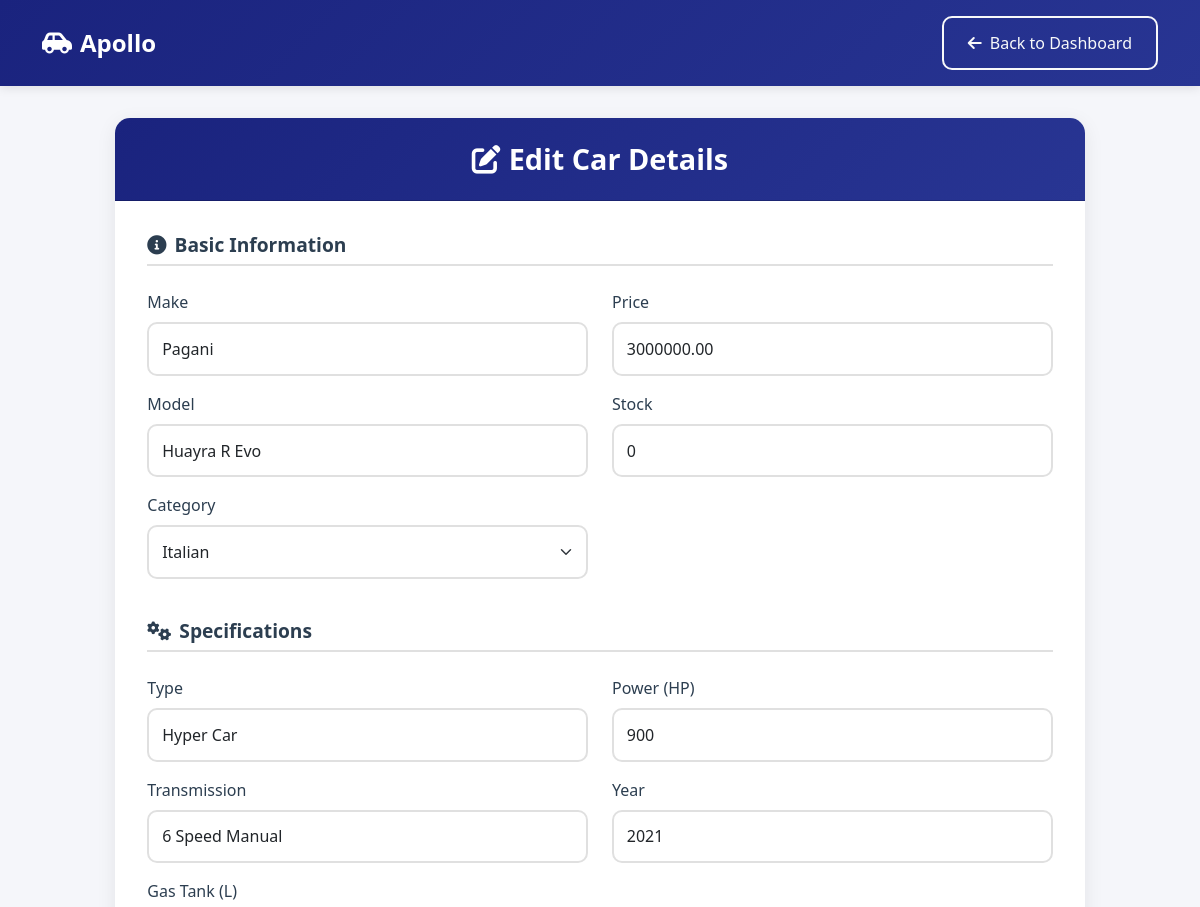
The page /edit-car/7/ (upper part) on the database as committed earlier.
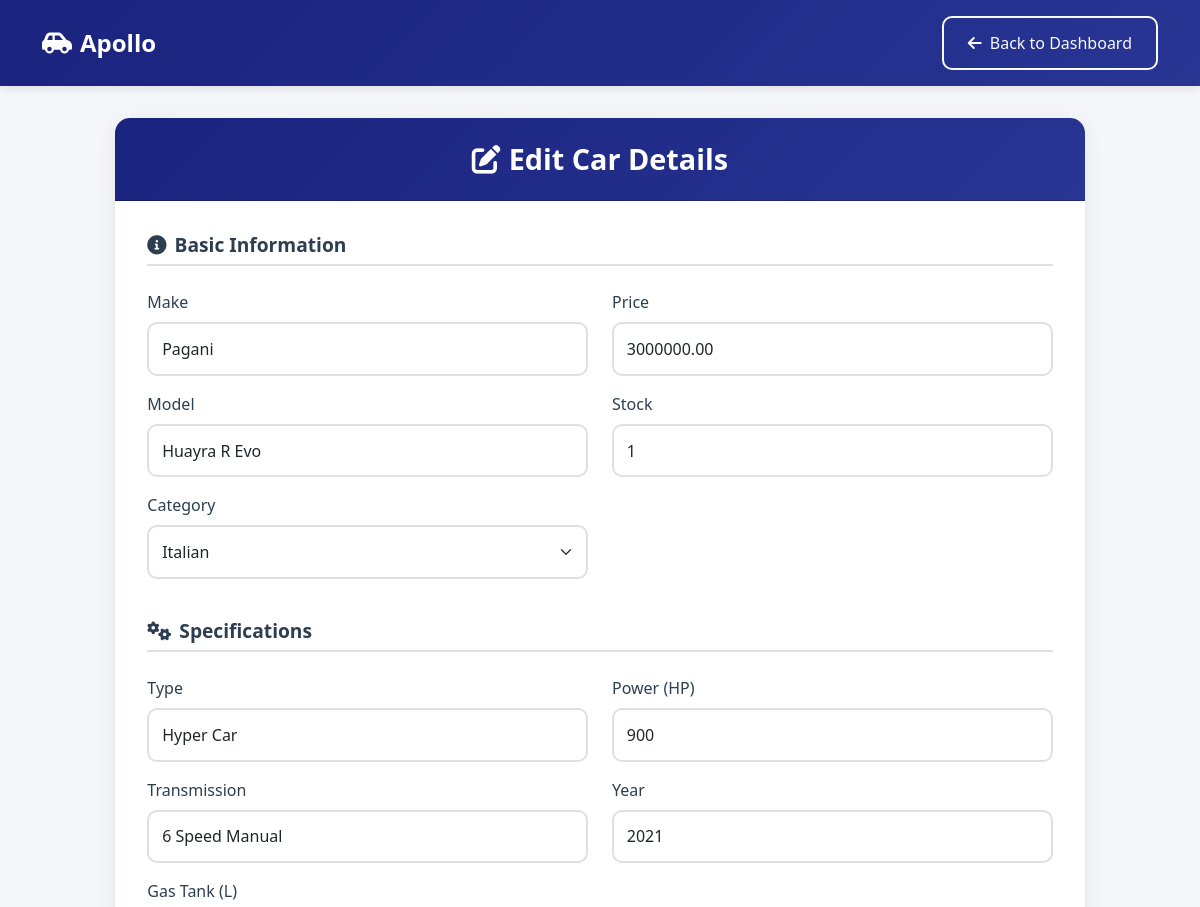
The same page on the database as committed later.
### myproject/models.py (models this page shows, shortened)
class Car(models.Model):
    CATEGORY_CHOICES = [
        ("american", "American"),
        ("german", "German"),
        ("japanese", "Japanese"),
        ("italian", "Italian"),
    ]
    make = models.CharField(max_length=100)
    model = models.CharField(max_length=100)
    category = models.CharField(max_length=20, choices=CATEGORY_CHOICES)
    description = models.TextField(blank=True, null=True)
    price = models.DecimalField(max_digits=10, decimal_places=2)
    stock = models.PositiveIntegerField(default=0)
    type = models.CharField(max_length=50, default="sedan")
    transmission = models.CharField(max_length=50, default="automatic")
    gas = models.CharField(max_length=50, default="50")
    power = models.CharField(max_length=50, default="0")
    year = models.CharField(max_length=4, default="2020")

### myproject/views.py (the view)
# urls.py: path('edit-car/<int:car_id>/', views.edit_car, name='edit_car'),
def edit_car(request, car_id):
    car = get_object_or_404(Car, id=car_id)
    if request.method == "POST":
        form = CarForm(request.POST, request.FILES, instance=car)
        if form.is_valid():
            try:
                car = form.save()
                new_images = request.FILES.getlist('images')
                if new_images:
                    CarImage.objects.filter(car=car).delete()
                    for image in new_images:
                        CarImage.objects.create(car=car, image=image)
                messages.success(request, "Car updated successfully!")
                if request.headers.get('X-Requested-With') == 'XMLHttpRequest':
                    return JsonResponse({'status': 'success'})
                return redirect('manage_cars')
            except Exception as e:
                messages.error(request, f"Error updating car: {str(e)}")
                if request.headers.get('X-Requested-With') == 'XMLHttpRequest':
                    return JsonResponse({'status': 'error', 'message': str(e)}, status=400)
        else:
            messages.error(request, "Please correct the errors below.")
            if request.headers.get('X-Requested-With') == 'XMLHttpRequest':
                return JsonResponse({'status': 'error', 'errors': form.errors}, status=400)
    else:
        form = CarForm(instance=car)
    return render(request, "edit_car.html", {"form": form, "car": car})

### myproject/forms.py
class CarForm(forms.ModelForm):
    images = forms.ImageField(widget=forms.FileInput(), required=False)
    class Meta:
        model = Car
        fields = [
            'make', 'model', 'category', 'description', 'price', 'stock',
            'type', 'transmission', 'gas', 'power', 'year'
        ]
        widgets = {
            'description': forms.Textarea(attrs={'rows': 4}),
            'make': forms.TextInput(attrs={'class': 'form-control'}),
            'model': forms.TextInput(attrs={'class': 'form-control'}),
            'category': forms.Select(attrs={'class': 'form-select'}),
            'price': forms.NumberInput(attrs={'class': 'form-control'}),
            'stock': forms.NumberInput(attrs={'class': 'form-control'}),
            'type': forms.TextInput(attrs={'class': 'form-control'}),
            'transmission': forms.TextInput(attrs={'class': 'form-control'}),
            'gas': forms.TextInput(attrs={'class': 'form-control'}),
            'power': forms.TextInput(attrs={'class': 'form-control'}),
            'year': forms.TextInput(attrs={'class': 'form-control'}),
        }

### myproject/templates/edit_car.html (shortened to what the changed rows need)
<!DOCTYPE html>
<html lang="en">
<head>
    <link href="https://cdn.jsdelivr.net/npm/bootstrap@5.3.0/dist/css/bootstrap.min.css" rel="stylesheet">
    <link href="https://cdnjs.cloudflare.com/ajax/libs/font-awesome/6.0.0/css/all.min.css" rel="stylesheet">
</head>
<body>
    <div class="main-container">
        <div class="row justify-content-center">
            <div class="col-lg-10">
                <div class="card">
                    <div class="card-header text-center">
                        <h2><i class="fas fa-edit me-2"></i>Edit Car Details</h2>
                    </div>
                    <div class="card-body">
                        <form method="post" enctype="multipart/form-data" id="editCarForm">
                            <div class="form-section mb-4">
                                <div class="row">
                                    <div class="col-md-6">
                                        <div class="mb-3">
                                            <label class="form-label">Make</label>
                                            {{ form.make }}
                                        </div>
                                        <div class="mb-3">
                                            <label class="form-label">Model</label>
                                            {{ form.model }}
                                        </div>
                                        <div class="mb-3">
                                            <label class="form-label">Category</label>
                                            {{ form.category }}
                                        </div>
                                    </div>
                                    <div class="col-md-6">
                                        <div class="mb-3">
                                            <label class="form-label">Price</label>
                                            {{ form.price }}
                                        </div>
                                        <div class="mb-3">
                                            <label class="form-label">Stock</label>
                                            {{ form.stock }}
                                        </div>
                                    </div>
                                </div>
                            </div>
                            <div class="form-section mb-4">
                                <div class="row">
                                    <div class="col-md-6">
                                        <div class="mb-3">
                                            <label class="form-label">Type</label>
                                            {{ form.type }}
                                        </div>
                                        <div class="mb-3">
                                            <label class="form-label">Transmission</label>
                                            {{ form.transmission }}
                                        </div>
                                    </div>
                                    <div class="col-md-6">
                                        <div class="mb-3">
                                            <label class="form-label">Power (HP)</label>
                                            {{ form.power }}
                                        </div>
                                        <div class="mb-3">
                                            <label class="form-label">Year</label>
                                            {{ form.year }}
                                        </div>
                                    </div>
                                </div>
                            </div>
                        </form>
                    </div>
                </div>
            </div>
        </div>
    </div>
</body>
</html>

Rows that differ between the two databases and show on the page:
changed Car "Pagani": stock "0" → "1"
